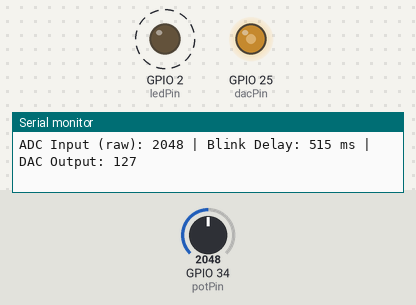
The sketch below on a simulated ESP32. Shown: output pins drawn as LEDs (lit = HIGH), the last lines printed to the serial monitor. Dashed ring = blinking. Inputs (shaded band) come from the test bench; at power-on: GPIO 34 (potPin) = 2048.

Above: at 1.8 s.
1.9 s: GPIO 34 (potPin) set to 3603
At 2.13 s:
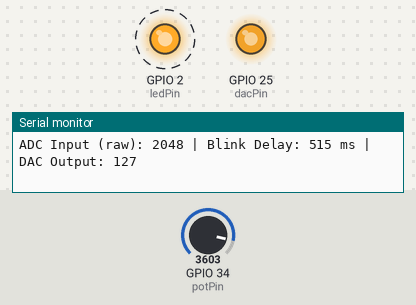
5.4 s: GPIO 34 (potPin) set to 2866
At 5.75 s:
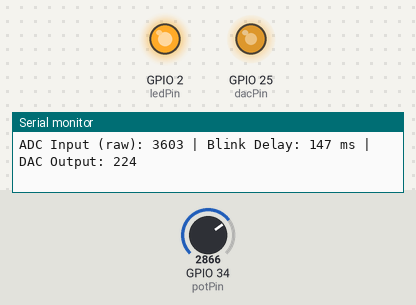
8.9 s: GPIO 34 (potPin) set to 491
At 10.0 s:
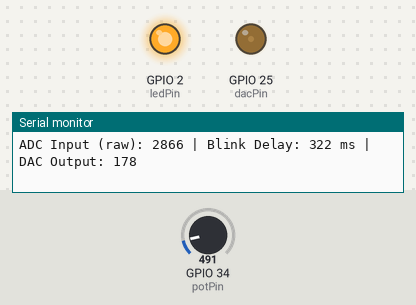
13.0 s: GPIO 34 (potPin) set to 0
At 15.4 s:
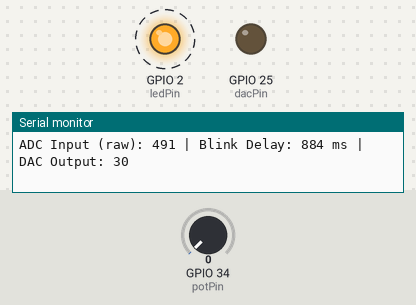
17.1 s: GPIO 34 (potPin) set to 2047
At 19.1 s:
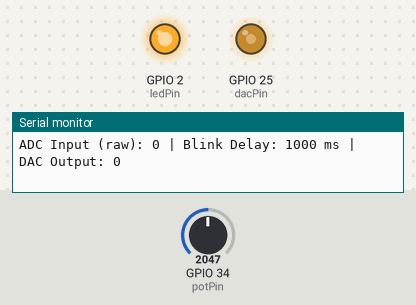
Timing chart, 0 to 22.2 s (numbered marks = the images above; inputs shaded):
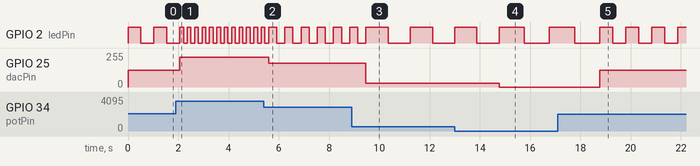

The sketch:

ADC_DAC_Test.ino
```cpp
// Pot-controlled LED blink speed + DAC output with Serial printing
// Pot on GPIO34 (ADC1), LED on GPIO2, DAC on GPIO25

const int potPin = 34;   // ADC input (ADC1)
const int ledPin = 2;    // LED digital output
const int dacPin = 25;   // DAC output (0-255)

void setup() {
  pinMode(ledPin, OUTPUT);
  Serial.begin(115200);
}

void loop() {
  // Read potentiometer
  int potRaw = analogRead(potPin); // 0–4095
  // Map pot to blink delay: 1000 ms (slow) to 30 ms (fast)
  int blinkDelay = map(potRaw, 0, 4095, 1000, 30);
  // Map pot to DAC value 0–255
  int dacVal = map(potRaw, 0, 4095, 0, 255);

  // Output DAC voltage proportional to pot
  dacWrite(dacPin, dacVal);

  // Blink LED
  digitalWrite(ledPin, HIGH);
  delay(blinkDelay);
  digitalWrite(ledPin, LOW);
  delay(blinkDelay);

  // Print input and output values
  Serial.print("ADC Input (raw): ");
  Serial.print(potRaw);
  Serial.print(" | Blink Delay: ");
  Serial.print(blinkDelay);
  Serial.print(" ms | DAC Output: ");
  Serial.println(dacVal);
}
```

Measured:
- after the input at 1.9 s, GPIO 2 (ledPin): alternates HIGH for 0.15 s and LOW for 0.15 s, starting after 0.31 s; GPIO 25 (dacPin): 127/255 → 224/255 after 0.16 s
- after the input at 5.4 s, GPIO 25 (dacPin): 224/255 → 178/255 after 0.20 s
- after the input at 8.9 s, GPIO 25 (dacPin): 178/255 → 30/255 after 0.56 s
- after the input at 13.0 s, GPIO 25 (dacPin): 30/255 → 0/255 after 1.8 s
- after the input at 17.1 s, GPIO 25 (dacPin): 0/255 → 127/255 after 1.7 s
- by itself, GPIO 2 (ledPin): alternates HIGH for 0.52 s and LOW for 0.52 s
